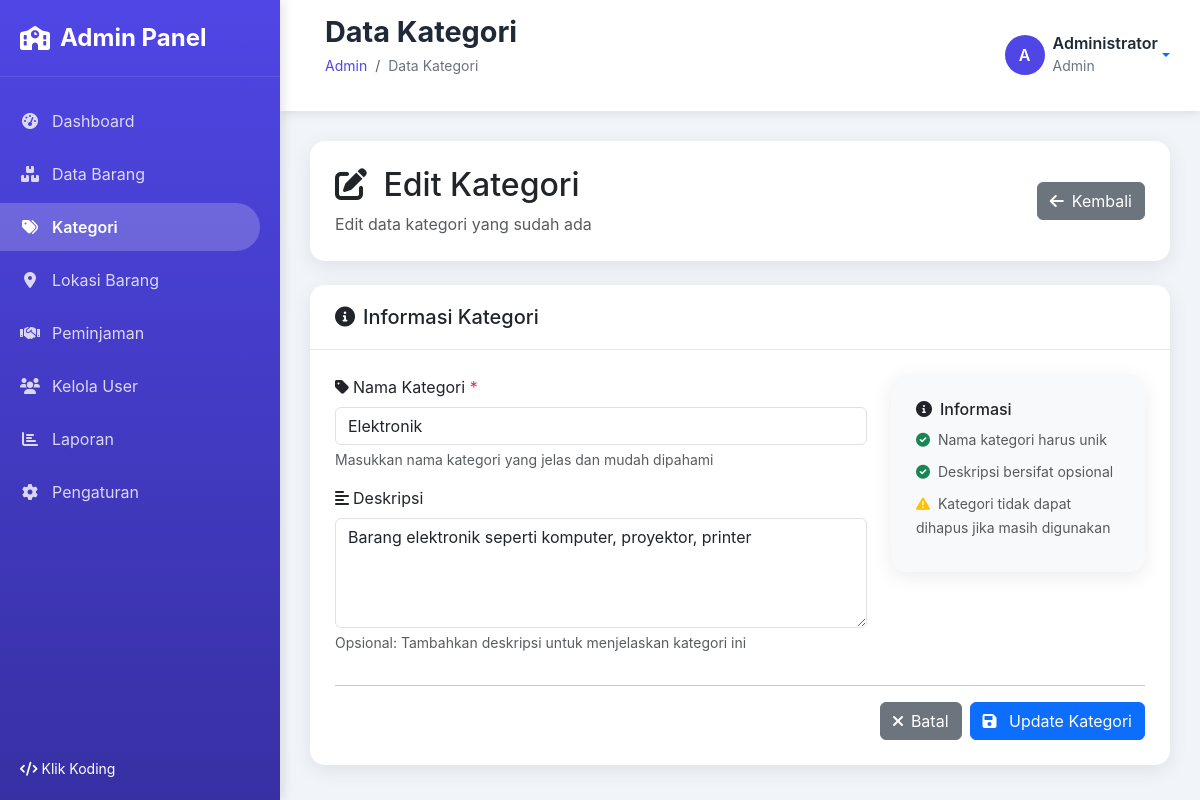
The app's page /admin/kategori/index.php?action=edit&id=2 (signed in) with its own data.
### tables this page shows
CREATE TABLE `kategori` (
  `id` int NOT NULL,
  `nama_kategori` varchar(100) NOT NULL,
  `deskripsi` text,
  `created_at` timestamp NULL DEFAULT CURRENT_TIMESTAMP,
  `updated_at` timestamp NULL DEFAULT CURRENT_TIMESTAMP ON UPDATE CURRENT_TIMESTAMP
);

### admin/kategori/form.php (the view, shortened to what this page needs)
<?php
require_once '../includes/header.php';
$action = $_GET['action'] ?? 'add';
$kategori_id = $_GET['id'] ?? null;
$kategori = null;
if ($action == 'edit' && $kategori_id) {
    try {
        $pdo = new PDO("mysql:host=localhost;dbname=inventaris_sekolah", "root", "");
        $pdo->setAttribute(PDO::ATTR_ERRMODE, PDO::ERRMODE_EXCEPTION);
        $stmt = $pdo->prepare("SELECT * FROM kategori WHERE id = ?");
        $stmt->execute([$kategori_id]);
        $kategori = $stmt->fetch(PDO::FETCH_ASSOC);
    } catch(Exception $e) {
        $error = 'Terjadi kesalahan sistem!';
    }
}
?>
<div class="row mb-4">
    <div class="col-12">
        <div class="card">
            <div class="card-body">
                <div class="row align-items-center">
                    <div class="col-md-8">
                        <h2 class="mb-2">
                            <i class="fas fa-<?= $action == 'edit' ? 'edit' : 'plus' ?> me-2"></i>
                            <?= $action == 'edit' ? 'Edit Kategori' : 'Tambah Kategori' ?>
                        </h2>
                        <p class="text-muted mb-0">
                            <?= $action == 'edit' ? 'Edit data kategori yang sudah ada' : 'Tambahkan kategori baru ke inventaris' ?>
                        </p>
                    </div>
                    <div class="col-md-4 text-md-end">
                        <a href="index.php" class="btn btn-secondary">
                            <i class="fas fa-arrow-left me-2"></i>Kembali
                        </a>
                    </div>
                </div>
            </div>
        </div>
    </div>
</div>
<div class="row">
    <div class="col-12">
        <div class="card">
            <div class="card-header">
                <h5 class="mb-0">
                    <i class="fas fa-info-circle me-2"></i>Informasi Kategori
                </h5>
            </div>
            <div class="card-body">
                <form method="POST" action="" id="kategoriForm">
                    <div class="row">
                        <div class="col-md-8">
                            <div class="mb-3">
                                <label for="nama_kategori" class="form-label">
                                    <i class="fas fa-tag me-1"></i>Nama Kategori <span class="text-danger">*</span>
                                </label>
                                <input type="text" class="form-control" id="nama_kategori" name="nama_kategori"
                                       value="<?= htmlspecialchars($kategori['nama_kategori'] ?? '') ?>"
                                       placeholder="Contoh: Elektronik, Meubel, ATK" required>
                                <div class="form-text">Masukkan nama kategori yang jelas dan mudah dipahami</div>
                            </div>
                            <div class="mb-3">
                                <label for="deskripsi" class="form-label">
                                    <i class="fas fa-align-left me-1"></i>Deskripsi
                                </label>
                                <textarea class="form-control" id="deskripsi" name="deskripsi" rows="4"
                                          placeholder="Deskripsi detail kategori..."><?= htmlspecialchars($kategori['deskripsi'] ?? '') ?></textarea>
                                <div class="form-text">Opsional: Tambahkan deskripsi untuk menjelaskan kategori ini</div>
                            </div>
                        </div>
                        <div class="col-md-4">
                            <div class="card bg-light">
                                <div class="card-body">
                                    <h6 class="card-title">
                                        <i class="fas fa-info-circle me-2"></i>Informasi
                                    </h6>
                                    <ul class="list-unstyled mb-0">
                                        <li class="mb-2">
                                            <small class="text-muted">
                                                <i class="fas fa-check-circle me-1 text-success"></i>
                                                Nama kategori harus unik
                                            </small>
                                        </li>
                                        <li class="mb-2">
                                            <small class="text-muted">
                                                <i class="fas fa-check-circle me-1 text-success"></i>
                                                Deskripsi bersifat opsional
                                            </small>
                                        </li>
                                        <li class="mb-2">
                                            <small class="text-muted">
                                                <i class="fas fa-exclamation-triangle me-1 text-warning"></i>
                                                Kategori tidak dapat dihapus jika masih digunakan
                                            </small>
                                        </li>
                                    </ul>
                                </div>
                            </div>
                        </div>
                    </div>
                    <hr>
                    <div class="row">
                        <div class="col-12">
                            <div class="d-flex gap-2 justify-content-end">
                                <a href="index.php" class="btn btn-secondary">
                                    <i class="fas fa-times me-2"></i>Batal
                                </a>
                                <button type="submit" class="btn btn-primary" id="submitBtn">
                                    <i class="fas fa-save me-2"></i>
                                    <?= $action == 'edit' ? 'Update Kategori' : 'Simpan Kategori' ?>
                                </button>
                            </div>
                        </div>
                    </div>
                </form>
            </div>
        </div>
    </div>
</div>
<?php require_once '../includes/footer.php'; ?>

### admin/includes/header.php (style rules this page uses)
:root { --primary-color: #4f46e5; --primary-dark: #3730a3; --secondary-color: #7c3aed; --success-color: #10b981; --warning-color: #f59e0b; --danger-color: #ef4444; --dark-color: #1f2937; --light-color: #f8fafc; --gray-color: #6b7280; --sidebar-width: 280px; --header-height: 70px; }
* { margin: 0; padding: 0; box-sizing: border-box; }
body { font-family: 'Inter', -apple-system, BlinkMacSystemFont, 'Segoe UI', Roboto, sans-serif; background: #f1f5f9; overflow-x: hidden; }
.card { border: none; border-radius: 15px; box-shadow: 0 5px 20px rgba(0,0,0,0.08); transition: all 0.3s ease; }
.card-header { background: white; border-bottom: 1px solid #e5e7eb; border-radius: 15px 15px 0 0 !important; padding: 20px 25px; }
.card-body { padding: 25px; }

### records on screen
kategori: nama_kategori "Elektronik", deskripsi "Barang elektronik seperti komputer, proyektor, printer"

### other values on screen
$page_title "Data Kategori"
substr($user_name, 0, 1) "A"
$user_name "Administrator"
$user_role "Admin"
